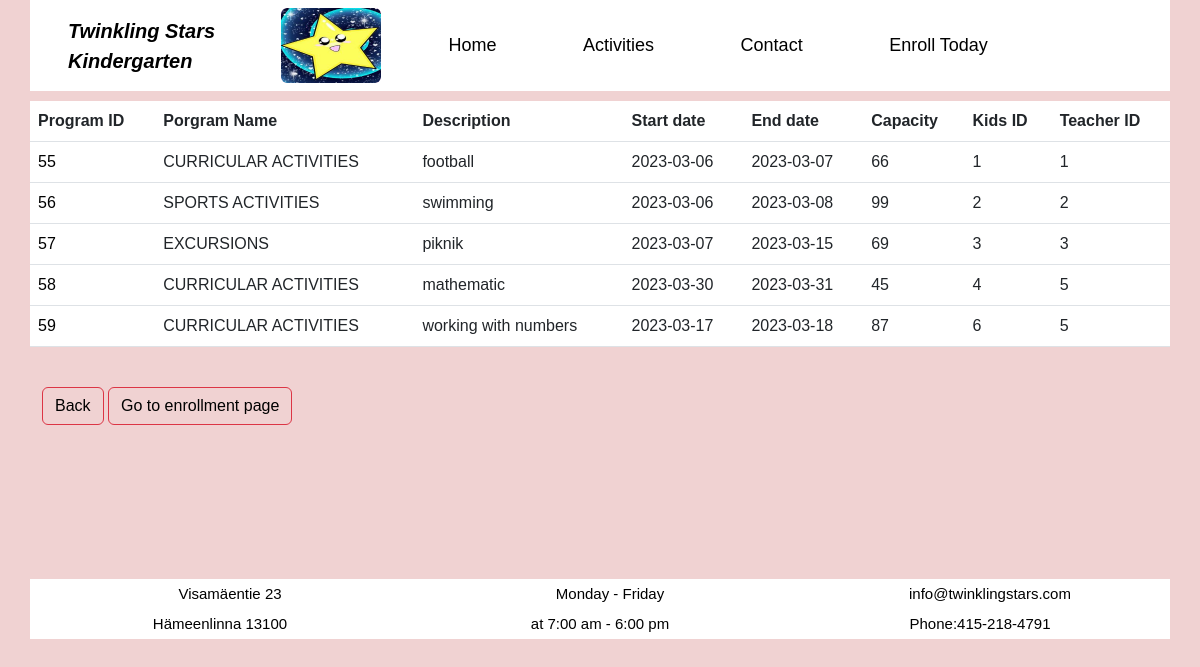
The app's page /readprogram.php with its own data.
### tables this page shows
CREATE TABLE `program` (
  `programid` int NOT NULL,
  `pname` text NOT NULL,
  `description` text NOT NULL,
  `startdate` date NOT NULL,
  `enddate` date NOT NULL,
  `capacity` int NOT NULL,
  `kidsid` int NOT NULL,
  `teid` int NOT NULL
);

### readprogram.php (the view, shortened to what this page needs)
<?php
include "headerr.php";
include 'db.php';
$sql ="select * from program";
$result = $conn->query($sql);
if($result->num_rows > 0){
    echo" <table class = 'table'>
        <tr>
        <th>    Program ID       </th>
        <th>    Porgram Name </th>
        <th>    Description  </th>
        <th>    Start date       </th>
        <th>    End date    </th>
        <th>    Capacity   </th>
        <th>    Kids ID    </th>
        <th>    Teacher ID    </th>
        </tr>";
        while($row = $result -> fetch_assoc()) {
            echo "
            <tr>
            <td><a href='updatedeleteprogram.php?programid=$row[programid]'>$row[programid] </a>  </td>
            <td> $row[pname]     </td>
            <td> $row[description]      </td>
            <td> $row[startdate]   </td>
            <td> $row[enddate]   </td>
            <td> $row[capacity]   </td>
            <td> $row[kidsid]   </td>
            <td> $row[teid]   </td>
            </tr>
            ";
    }
    echo "</table>";
}
else
{
    echo "No result";
}
?>
<div class="col-md-6">
<br>
<a class="btn btn-danger" href="createprogram.php" role="button">Back</a>
<a class="btn btn-danger" href="entollment.php" role="button">Go to enrollment page</a>
</div>
<br> <br> <br> <br> <br> <br> <br> <br> <br>
<?php include "footer1.php" ?>

### headerr.php (style rules this page uses)
body { background-color: #F0D2D2; font-family: Verdana, Geneva, Tahoma, sans-serif; color:black: width: 1080px; margin:auto; display: flex; justify-content: space-between; }
a:link { color: black; background-color: transparent; text-decoration: none; }

### records on screen
program: programid "55", pname "CURRICULAR ACTIVITIES", description "football", startdate "2023-03-06", enddate "2023-03-07", capacity "66", kidsid "1", teid "1"
program: programid "56", pname "SPORTS ACTIVITIES", description "swimming", startdate "2023-03-06", enddate "2023-03-08", capacity "99", kidsid "2", teid "2"
program: programid "57", pname "EXCURSIONS", description "piknik", startdate "2023-03-07", enddate "2023-03-15", capacity "69", kidsid "3", teid "3"
program: programid "58", pname "CURRICULAR ACTIVITIES", description "mathematic", startdate "2023-03-30", enddate "2023-03-31", capacity "45", kidsid "4", teid "5"
program: programid "59", pname "CURRICULAR ACTIVITIES", description "working with numbers", startdate "2023-03-17", enddate "2023-03-18", capacity "87", kidsid "6", teid "5"
